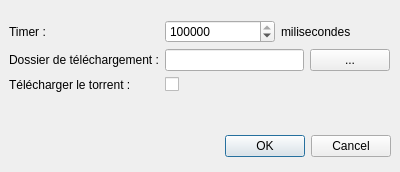
<?xml version="1.0" encoding="UTF-8"?>
<ui version="4.0">
 <class>preferenceDialog</class>
 <widget class="QDialog" name="preferenceDialog">
  <property name="geometry">
   <rect>
    <x>0</x>
    <y>0</y>
    <width>400</width>
    <height>172</height>
   </rect>
  </property>
  <property name="windowTitle">
   <string>Dialog</string>
  </property>
  <widget class="QDialogButtonBox" name="buttonBox">
   <property name="geometry">
    <rect>
     <x>50</x>
     <y>130</y>
     <width>341</width>
     <height>32</height>
    </rect>
   </property>
   <property name="orientation">
    <enum>Qt::Horizontal</enum>
   </property>
   <property name="standardButtons">
    <set>QDialogButtonBox::Cancel|QDialogButtonBox::Ok</set>
   </property>
  </widget>
  <widget class="QWidget" name="formLayoutWidget">
   <property name="geometry">
    <rect>
     <x>9</x>
     <y>20</y>
     <width>381</width>
     <height>91</height>
    </rect>
   </property>
   <layout class="QFormLayout" name="formLayout">
    <item row="0" column="0">
     <widget class="QLabel" name="label">
      <property name="toolTip">
       <string extracomment="Temps en millisecondes"/>
      </property>
      <property name="text">
       <string>Timer :</string>
      </property>
     </widget>
    </item>
    <item row="1" column="0">
     <widget class="QLabel" name="label_2">
      <property name="text">
       <string>Dossier de téléchargement :</string>
      </property>
     </widget>
    </item>
    <item row="1" column="1">
     <layout class="QHBoxLayout" name="horizontalLayout">
      <item>
       <widget class="QLineEdit" name="lineDir"/>
      </item>
      <item>
       <widget class="QPushButton" name="buttonDir">
        <property name="text">
         <string>...</string>
        </property>
       </widget>
      </item>
     </layout>
    </item>
    <item row="2" column="0">
     <widget class="QLabel" name="label_3">
      <property name="text">
       <string>Télécharger le torrent : </string>
      </property>
     </widget>
    </item>
    <item row="2" column="1">
     <widget class="QCheckBox" name="checkBox">
      <property name="text">
       <string/>
      </property>
     </widget>
    </item>
    <item row="0" column="1">
     <layout class="QHBoxLayout" name="horizontalLayout_3">
      <item>
       <widget class="QSpinBox" name="spinTime">
        <property name="minimum">
         <number>1000</number>
        </property>
        <property name="maximum">
         <number>86400000</number>
        </property>
        <property name="singleStep">
         <number>3600</number>
        </property>
        <property name="value">
         <number>3600000</number>
        </property>
       </widget>
      </item>
      <item>
       <widget class="QLabel" name="label_4">
        <property name="text">
         <string>milisecondes</string>
        </property>
       </widget>
      </item>
     </layout>
    </item>
   </layout>
  </widget>
 </widget>
 <resources/>
 <connections>
  <connection>
   <sender>buttonBox</sender>
   <signal>accepted()</signal>
   <receiver>preferenceDialog</receiver>
   <slot>accept()</slot>
   <hints>
    <hint type="sourcelabel">
     <x>248</x>
     <y>254</y>
    </hint>
    <hint type="destinationlabel">
     <x>157</x>
     <y>274</y>
    </hint>
   </hints>
  </connection>
  <connection>
   <sender>buttonBox</sender>
   <signal>rejected()</signal>
   <receiver>preferenceDialog</receiver>
   <slot>reject()</slot>
   <hints>
    <hint type="sourcelabel">
     <x>316</x>
     <y>260</y>
    </hint>
    <hint type="destinationlabel">
     <x>286</x>
     <y>274</y>
    </hint>
   </hints>
  </connection>
 </connections>
</ui>
